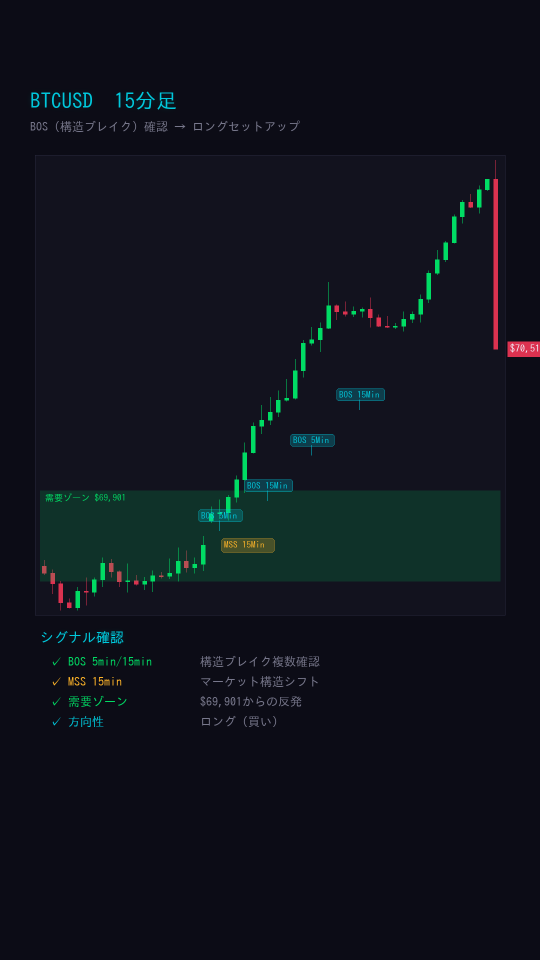
#> input picture btc_prediction/materials/entry_chart.png, 1080 x 1920 px (shown at 1/2 size)
$ python -i video_composer.py   (imports and definitions only)
#> lines starting #> are read from the running program, lines starting #| are printed output that depends on the picture
"""6シーン動画コンポジター（MoviePy 2.x）。

仕様：
  - 解像度 1080x1920 / 30fps / 30秒 / H.264 + AAC 192kbps
  - シーン構成は generate.py 側から build_scenes() で受け取る

MoviePy 2.x のAPI差分メモ:
  - `set_duration` / `set_position` → `with_duration` / `with_position`
  - `set_audio` → `with_audio`
  - `TextClip(text=..., font=...)` のフォントは絶対パス必須
  - `ColorClip(size=..., color=...)` は同様
  - `concatenate_videoclips`, `CompositeVideoClip` はそのまま
  - `CompositeAudioClip` 使用、`AudioFileClip.with_volume_scaled` で音量制御
"""
from __future__ import annotations

import math
from dataclasses import dataclass, field
from pathlib import Path
from typing import Callable, Sequence

import numpy as np
from PIL import Image

from moviepy import (
    AudioFileClip,
    ColorClip,
    CompositeAudioClip,
    CompositeVideoClip,
    ImageClip,
    VideoClip,
    concatenate_videoclips,
    afx,
)

VIDEO_W = 1080
VIDEO_H = 1920


# ---------------------------------------------------------------------------
# ヘルパー：PIL.Image → ImageClip
# ---------------------------------------------------------------------------

def pil_to_clip(img: Image.Image, duration: float) -> ImageClip:
    arr = np.array(img.convert("RGBA"))
    return ImageClip(arr, transparent=True, duration=duration)


def pil_rgb_to_clip(img: Image.Image, duration: float) -> ImageClip:
    arr = np.array(img.convert("RGB"))
    return ImageClip(arr, duration=duration)


# ---------------------------------------------------------------------------
# シーン構造
# ---------------------------------------------------------------------------

@dataclass
class TextOverlay:
    text_img: Image.Image          # 事前にレンダ済みテロップ
    start: float                   # シーン内の開始秒
    duration: float
    pos: tuple[str | int, str | int] = ("center", 200)  # (x, y) or "center"
    fade_in: float = 0.15
    fade_out: float = 0.15


@dataclass
class NarrationTrack:
    wav_path: Path
    start: float = 0.0
    volume: float = 1.0


@dataclass
class SfxTrack:
    wav_path: Path
    start: float = 0.0
    volume: float = 0.6


@dataclass
class Scene:
    duration: float
    # 背景: 各フレームを返す関数 t -> PIL.Image または 静的画像
    background: Image.Image | Callable[[float], Image.Image]
    overlays: list[TextOverlay] = field(default_factory=list)
    narration: NarrationTrack | None = None
    sfx: list[SfxTrack] = field(default_factory=list)


# ---------------------------------------------------------------------------
# シーン → VideoClip
# ---------------------------------------------------------------------------

def _bg_to_clip(scene: Scene) -> VideoClip:
    bg = scene.background
    if isinstance(bg, Image.Image):
        return pil_rgb_to_clip(bg, scene.duration).resized((VIDEO_W, VIDEO_H))

    # callable → frame function
    # [5 lines left out: function make_frame, not called in this run]

    return VideoClip(make_frame, duration=scene.duration)


# [14 lines left out: function _overlay_to_clip, not called in this run]


def build_scene_clip(scene: Scene) -> VideoClip:
    bg_clip = _bg_to_clip(scene)
    layers: list[VideoClip] = [bg_clip]
    for o in scene.overlays:
        layers.append(_overlay_to_clip(o))
    return CompositeVideoClip(layers, size=(VIDEO_W, VIDEO_H)).with_duration(scene.duration)


# ---------------------------------------------------------------------------
# 動画全体ビルド
# ---------------------------------------------------------------------------

# [75 lines left out: functions _build_audio, compose, not called in this run]

>>> import cv2
>>> picture = cv2.imread('../btc_prediction/materials/entry_chart.png', cv2.IMREAD_GRAYSCALE)
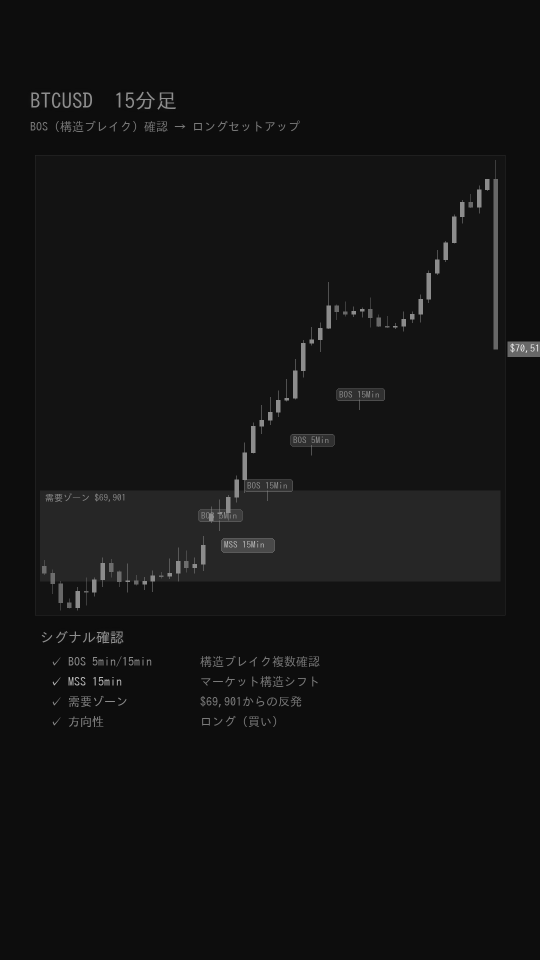
#> picture: shape (1920, 1080) (shown at 1/2 size); min 12, max 241, mean 18.9
#> (the run stopped early here; a loop or call above may not have finished)

$ run again, on btc_prediction/materials/h1_chart.png
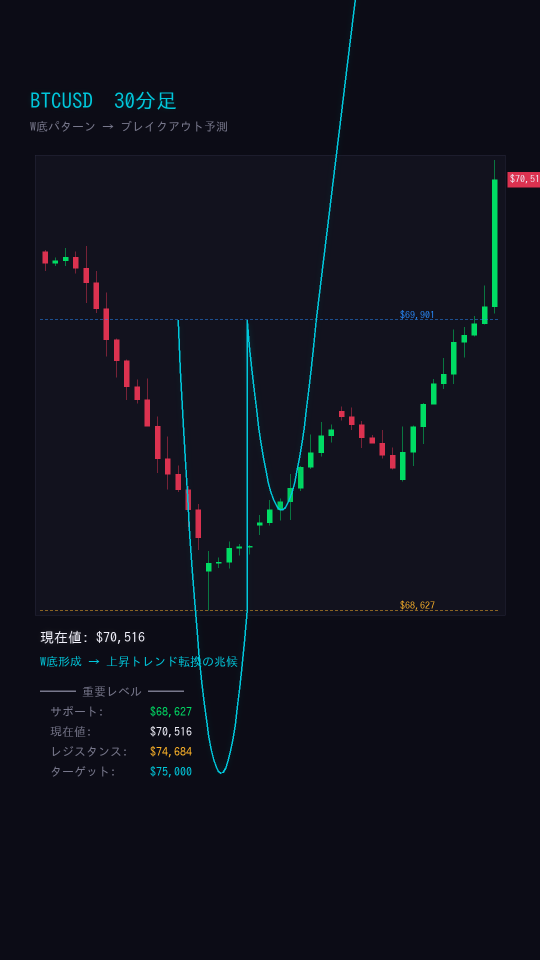
#> input picture btc_prediction/materials/h1_chart.png, 1080 x 1920 px (shown at 1/2 size)
#> `picture = cv2.imread('../btc_prediction/materials/entry_chart.png', cv..`:
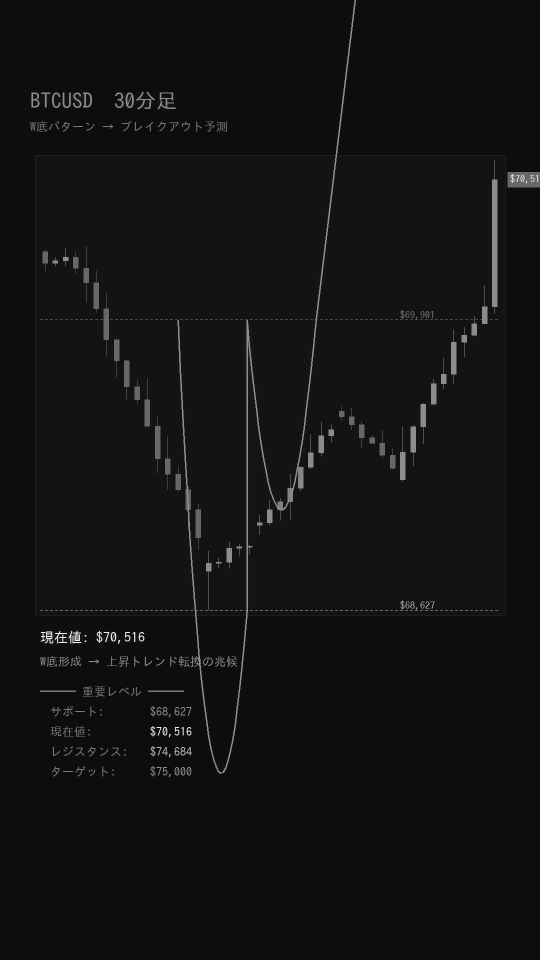
#> picture: shape (1920, 1080) (shown at 1/2 size); min 12, max 241, mean 18.1
